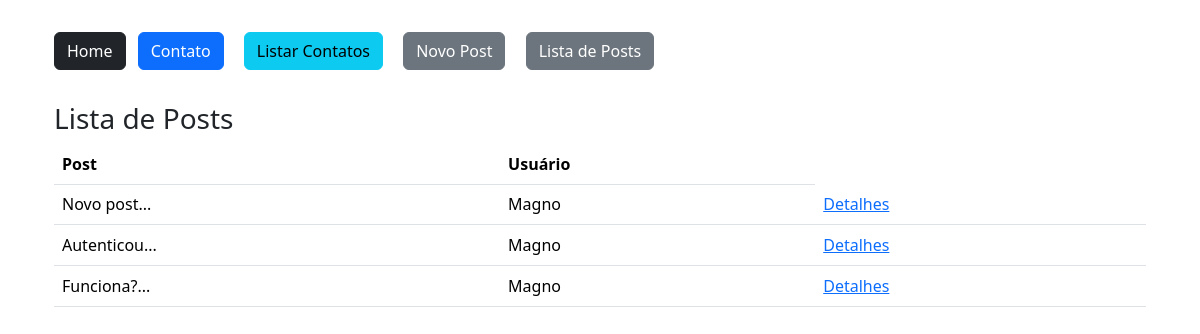
The page /post/list/ (signed in) on the database as committed earlier.
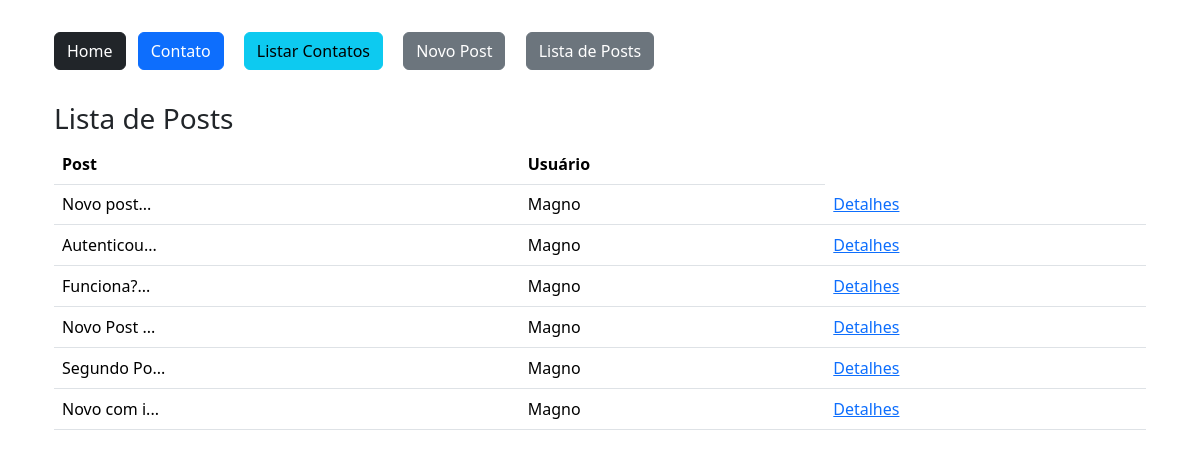
The same page on the database as committed later.
### app/models.py (models this page shows)
class Post(db.Model):
    id = db.Column(db.Integer, primary_key=True)
    data_criação = db.Column(db.DateTime, default=datetime.utcnow())
    mensagem = db.Column(db.String, nullable=True)
    imagem = db.Column(db.String, nullable=True, default='default.png')
    user_id = db.Column(db.Integer, db.ForeignKey('user.id'), nullable=True)
    comentarios = db.relationship('PostComentarios', backref='post', lazy=True)
    def msg_resumo(self):
        return f"{self.mensagem[:10]}..."

class User(db.Model, UserMixin):
    id = db.Column(db.Integer, primary_key=True)
    nome = db.Column(db.String, nullable=True)
    sobrenome = db.Column(db.String, nullable=True)
    email = db.Column(db.String, nullable=True)
    senha = db.Column(db.String, nullable=True)
    posts = db.relationship('Post', backref='user', lazy=True)
    post_comentarios = db.relationship('PostComentarios', backref='user', lazy=True)

### app/views.py (the view)
@app.route('/post/list/')
@login_required
def PostLista():
    posts = Post.query.all()
    return render_template('lista.html', posts=posts)

### app/models.py (called while the page is built)
@login_manager.user_loader
def load_user(user_id):
    return User.query.get(user_id)

### app/templates/lista.html (shortened to what this page needs)
{% extends 'base.html' %}
{% block content %}
    <div class="container mt-4">
        {% include 'nav.html' %}
        <div class="row mt-4">
            <h3>Lista de Posts</h3>
            <div class="col-12">
                <table class="table">
                    <thead>
                        <tr>
                            <th>Post</th>
                            <th>Usuário</th>
                        </tr>
                    </thead>
                    <tbody>
                        {% for linha in posts %}
                        <tr>
                            <td>{{ linha.msg_resumo() }}</td>
                            <td>{{ linha.user.nome }}</td>
                            <td><a href="{{url_for('PostDetail', id=linha.id)}}">Detalhes</a></td>
                        </tr>
                        {% endfor %}
                    </tbody>
                </table>
            </div>
        </div>
    </div>
{% endblock %}

### app/templates/base.html (shortened to what this page needs)
<!DOCTYPE html>
<html lang="pt-BR">
<head>
    <link href="https://cdn.jsdelivr.net/npm/bootstrap@5.3.3/dist/css/bootstrap.min.css" rel="stylesheet">
</head>
<body>
    <section class="container">
        {% block content %} {% endblock %}
    </section>
</body>
</html>

### app/templates/nav.html
<a href="/" class="btn btn-dark">Home</a>
<a href="{{url_for('contato')}}" class="btn btn-primary m-2">Contato</a>
<a href="{{url_for('contatoLista')}}" class="btn btn-info m-2">Listar Contatos</a>
<a href="{{url_for('PostNovo')}}" class="btn btn-secondary m-2">Novo Post</a>
<a href="{{url_for('PostLista')}}" class="btn btn-secondary m-2">Lista de Posts</a>

Rows that differ between the two databases and show on the page:
added Post: msg_resumo "Novo Post ...", user.nome "Magno"
added Post: msg_resumo "Segundo Po...", user.nome "Magno"
added Post: msg_resumo "Novo com i...", user.nome "Magno"
